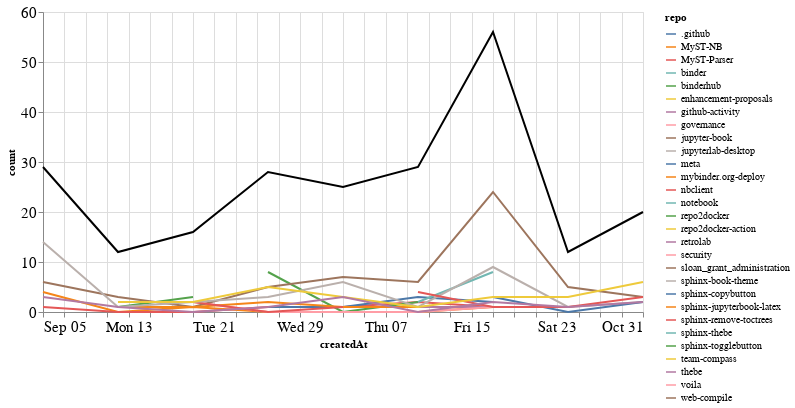

Notebook cell for this chart:
### Markdown cell above
### Comments

### Code cell
comments_time = comments.groupby('repo').resample('W', on='createdAt').count()['author'].reset_index()
comments_time = comments_time.rename(columns={'author': 'count'})
comments_time_total = comments_time.groupby('createdAt').agg({"count": "sum"}).reset_index()
ch1 = alt.Chart(comments_time, width=600).mark_line().encode(
    x='createdAt',
    y='count',
    color='repo',
    tooltip="repo"
)

ch2 = alt.Chart(comments_time_total, width=600).mark_line(color="black").encode(
    x='createdAt',
    y='count',
)

ch1 + ch2

### Figure 1 — Vega-Lite specification as saved in the notebook (floating-point values rounded to 4 significant figures)
{"config": {"axisLeft": {"labelFontSize": 15}, "axisBottom": {"labelFontSize": 15}}, "layer": [{"data": {"name": "data-ced491ec229627fbceb4ef31f3f5b158"}, "mark": "line", "encoding": {"color": {"type": "nominal", "field": "repo"}, "tooltip": {"type": "nominal", "field": "repo"}, "x": {"type": "temporal", "field": "createdAt"}, "y": {"type": "quantitative", "field": "count"}}, "width": 600}, {"data": {"name": "data-adbe66e542a84dd7032cdbfc00a5d613"}, "mark": {"type": "line", "color": "black"}, "encoding": {"x": {"type": "temporal", "field": "createdAt"}, "y": {"type": "quantitative", "field": "count"}}, "width": 600}], "$schema": "https://vega.github.io/schema/vega-lite/v4.8.1.json", "datasets": {"data-ced491ec229627fbceb4ef31f3f5b158": [{"repo": ".github", "createdAt": "2021-09-12T00:00:00", "count": 1}, {"repo": "MyST-NB", "createdAt": "2021-09-05T00:00:00", "count": 4}, {"repo": "MyST-NB", "createdAt": "2021-09-12T00:00:00", "count": 0}, {"repo": "MyST-NB", "createdAt": "2021-09-19T00:00:00", "count": 1}, {"repo": "MyST-NB", "createdAt": "2021-09-26T00:00:00", "count": 0}, {"repo": "MyST-NB", "createdAt": "2021-10-03T00:00:00", "count": 0}, {"repo": "MyST-NB", "createdAt": "2021-10-10T00:00:00", "count": 0}, {"repo": "MyST-NB", "createdAt": "2021-10-17T00:00:00", "count": 1}, {"repo": "MyST-NB", "createdAt": "2021-10-24T00:00:00", "count": 1}, {"repo": "MyST-Parser", "createdAt": "2021-09-05T00:00:00", "count": 1}, {"repo": "MyST-Parser", "createdAt": "2021-09-12T00:00:00", "count": 0}, {"repo": "MyST-Parser", "createdAt": "2021-09-19T00:00:00", "count": 0}, {"repo": "MyST-Parser", "createdAt": "2021-09-26T00:00:00", "count": 1}, {"repo": "MyST-Parser", "createdAt": "2021-10-03T00:00:00", "count": 1}, {"repo": "MyST-Parser", "createdAt": "2021-10-10T00:00:00", "count": 2}, {"repo": "MyST-Parser", "createdAt": "2021-10-17T00:00:00", "count": 1}, {"repo": "binder", "createdAt": "2021-09-19T00:00:00", "count": 1}, {"repo": "binderhub", "createdAt": "2021-09-26T00:00:00", "count": 8}, {"repo": "binderhub", "createdAt": "2021-10-03T00:00:00", "count": 0}, {"repo": "binderhub", "createdAt": "2021-10-10T00:00:00", "count": 2}, {"repo": "enhancement-proposals", "createdAt": "2021-10-10T00:00:00", "count": 2}, {"repo": "github-activity", "createdAt": "2021-10-10T00:00:00", "count": 1}, {"repo": "github-activity", "createdAt": "2021-10-17T00:00:00", "count": 1}, {"repo": "governance", "createdAt": "2021-09-19T00:00:00", "count": 2}, {"repo": "governance", "createdAt": "2021-09-26T00:00:00", "count": 0}, {"repo": "governance", "createdAt": "2021-10-03T00:00:00", "count": 0}, {"repo": "governance", "createdAt": "2021-10-10T00:00:00", "count": 0}, {"repo": "governance", "createdAt": "2021-10-17T00:00:00", "count": 1}, {"repo": "jupyter-book", "createdAt": "2021-09-05T00:00:00", "count": 6}, {"repo": "jupyter-book", "createdAt": "2021-09-12T00:00:00", "count": 3}, {"repo": "jupyter-book", "createdAt": "2021-09-19T00:00:00", "count": 1}, {"repo": "jupyter-book", "createdAt": "2021-09-26T00:00:00", "count": 5}, {"repo": "jupyter-book", "createdAt": "2021-10-03T00:00:00", "count": 7}, {"repo": "jupyter-book", "createdAt": "2021-10-10T00:00:00", "count": 6}, {"repo": "jupyter-book", "createdAt": "2021-10-17T00:00:00", "count": 24}, {"repo": "jupyter-book", "createdAt": "2021-10-24T00:00:00", "count": 5}, {"repo": "jupyter-book", "createdAt": "2021-10-31T00:00:00", "count": 3}, {"repo": "jupyterlab-desktop", "createdAt": "2021-09-26T00:00:00", "count": 1}, {"repo": "meta", "createdAt": "2021-09-26T00:00:00", "count": 1}, {"repo": "meta", "createdAt": "2021-10-03T00:00:00", "count": 1}, {"repo": "meta", "createdAt": "2021-10-10T00:00:00", "count": 3}, {"repo": "meta", "createdAt": "2021-10-17T00:00:00", "count": 2}, {"repo": "mybinder.org-deploy", "createdAt": "2021-09-12T00:00:00", "count": 1}, {"repo": "mybinder.org-deploy", "createdAt": "2021-09-19T00:00:00", "count": 1}, {"repo": "mybinder.org-deploy", "createdAt": "2021-09-26T00:00:00", "count": 2}, {"repo": "mybinder.org-deploy", "createdAt": "2021-10-03T00:00:00", "count": 1}, {"repo": "mybinder.org-deploy", "createdAt": "2021-10-10T00:00:00", "count": 1}, {"repo": "nbclient", "createdAt": "2021-09-19T00:00:00", "count": 2}, {"repo": "nbclient", "createdAt": "2021-09-26T00:00:00", "count": 0}, {"repo": "nbclient", "createdAt": "2021-10-03T00:00:00", "count": 1}, {"repo": "notebook", "createdAt": "2021-10-10T00:00:00", "count": 2}, {"repo": "notebook", "createdAt": "2021-10-17T00:00:00", "count": 8}, {"repo": "repo2docker", "createdAt": "2021-09-12T00:00:00", "count": 1}, {"repo": "repo2docker", "createdAt": "2021-09-19T00:00:00", "count": 3}, {"repo": "repo2docker-action", "createdAt": "2021-09-19T00:00:00", "count": 1}, {"repo": "retrolab", "createdAt": "2021-10-31T00:00:00", "count": 1}, {"repo": "security", "createdAt": "2021-10-03T00:00:00", "count": 1}, {"repo": "sloan_grant_administration", "createdAt": "2021-10-10T00:00:00", "count": 4}, {"repo": "sphinx-book-theme", "createdAt": "2021-09-05T00:00:00", "count": 14}, {"repo": "sphinx-book-theme", "createdAt": "2021-09-12T00:00:00", "count": 1}, {"repo": "sphinx-book-theme", "createdAt": "2021-09-19T00:00:00", "count": 2}, {"repo": "sphinx-book-theme", "createdAt": "2021-09-26T00:00:00", "count": 3}, {"repo": "sphinx-book-theme", "createdAt": "2021-10-03T00:00:00", "count": 6}, {"repo": "sphinx-book-theme", "createdAt": "2021-10-10T00:00:00", "count": 1}, {"repo": "sphinx-book-theme", "createdAt": "2021-10-17T00:00:00", "count": 9}, {"repo": "sphinx-book-theme", "createdAt": "2021-10-24T00:00:00", "count": 1}, {"repo": "sphinx-book-theme", "createdAt": "2021-10-31T00:00:00", "count": 2}, {"repo": "sphinx-copybutton", "createdAt": "2021-10-17T00:00:00", "count": 3}, {"repo": "sphinx-copybutton", "createdAt": "2021-10-24T00:00:00", "count": 0}, {"repo": "sphinx-copybutton", "createdAt": "2021-10-31T00:00:00", "count": 2}, {"repo": "sphinx-jupyterbook-latex", "createdAt": "2021-10-03T00:00:00", "count": 1}, {"repo": "sphinx-remove-toctrees", "createdAt": "2021-10-10T00:00:00", "count": 4}, {"repo": "sphinx-remove-toctrees", "createdAt": "2021-10-17T00:00:00", "count": 1}, {"repo": "sphinx-remove-toctrees", "createdAt": "2021-10-24T00:00:00", "count": 1}, {"repo": "sphinx-remove-toctrees", "createdAt": "2021-10-31T00:00:00", "count": 3}, {"repo": "sphinx-thebe", "createdAt": "2021-09-05T00:00:00", "count": 1}, {"repo": "sphinx-togglebutton", "createdAt": "2021-10-31T00:00:00", "count": 1}, {"repo": "team-compass", "createdAt": "2021-09-12T00:00:00", "count": 2}, {"repo": "team-compass", "createdAt": "2021-09-19T00:00:00", "count": 2}, {"repo": "team-compass", "createdAt": "2021-09-26T00:00:00", "count": 5}, {"repo": "team-compass", "createdAt": "2021-10-03T00:00:00", "count": 3}, {"repo": "team-compass", "createdAt": "2021-10-10T00:00:00", "count": 1}, {"repo": "team-compass", "createdAt": "2021-10-17T00:00:00", "count": 3}, {"repo": "team-compass", "createdAt": "2021-10-24T00:00:00", "count": 3}, {"repo": "team-compass", "createdAt": "2021-10-31T00:00:00", "count": 6}, {"repo": "thebe", "createdAt": "2021-09-05T00:00:00", "count": 3}, {"repo": "thebe", "createdAt": "2021-09-12T00:00:00", "count": 1}, {"repo": "thebe", "createdAt": "2021-09-19T00:00:00", "count": 0}, {"repo": "thebe", "createdAt": "2021-09-26T00:00:00", "count": 1}, {"repo": "thebe", "createdAt": "2021-10-03T00:00:00", "count": 3}, {"repo": "thebe", "createdAt": "2021-10-10T00:00:00", "count": 0}, {"repo": "thebe", "createdAt": "2021-10-17T00:00:00", "count": 2}, {"repo": "thebe", "createdAt": "2021-10-24T00:00:00", "count": 1}, {"repo": "thebe", "createdAt": "2021-10-31T00:00:00", "count": 2}, {"repo": "voila", "createdAt": "2021-09-12T00:00:00", "count": 2}, {"repo": "web-compile", "createdAt": "2021-09-26T00:00:00", "count": 1}], "data-adbe66e542a84dd7032cdbfc00a5d613": [{"createdAt": "2021-09-05T00:00:00", "count": 29}, {"createdAt": "2021-09-12T00:00:00", "count": 12}, {"createdAt": "2021-09-19T00:00:00", "count": 16}, {"createdAt": "2021-09-26T00:00:00", "count": 28}, {"createdAt": "2021-10-03T00:00:00", "count": 25}, {"createdAt": "2021-10-10T00:00:00", "count": 29}, {"createdAt": "2021-10-17T00:00:00", "count": 56}, {"createdAt": "2021-10-24T00:00:00", "count": 12}, {"createdAt": "2021-10-31T00:00:00", "count": 20}]}}
